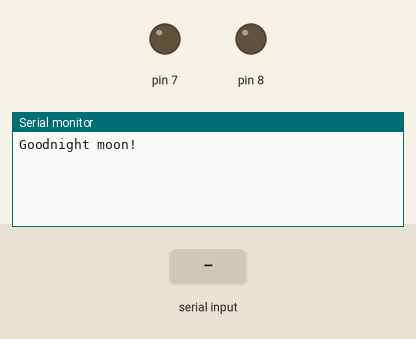
This sketch was run on a simulated Arduino Leonardo, built with avr-gcc and run on an emulated ATmega32U4. Parts: output pins drawn as LEDs (lit = HIGH), the last lines printed to the serial monitor. The inputs (shaded band) are chosen by the test bench.

Above: at 1.2 s.
1.3 s: "K\n" received over the second serial link
At 1.8 s:
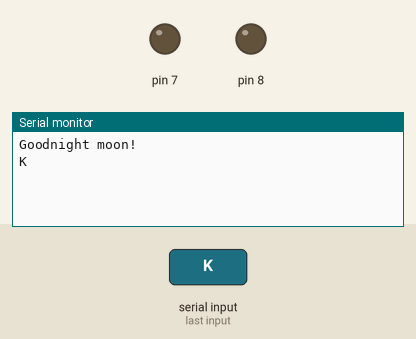
2.8 s: "0\n" received over the second serial link
At 4.0 s:
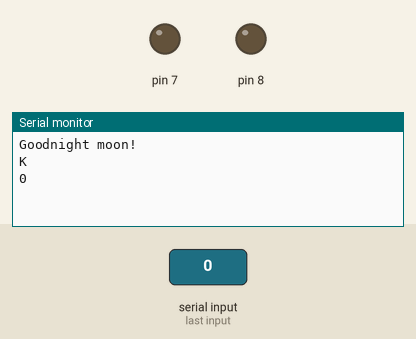
4.3 s: "L\n" received over the second serial link
At 5.3 s:
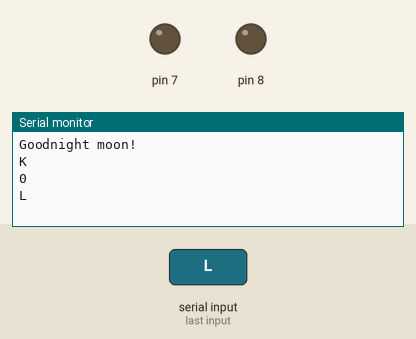

The sketch:

BluetoothOrder.ino
```cpp
#include <SoftwareSerial.h>

SoftwareSerial mySerial(2, 3); // RX, TX


void setup()
{
  // Open serial communications and wait for port to open:
  pinMode(7,OUTPUT);
  pinMode(8,OUTPUT);
  Serial.begin(9600);
  while (!Serial) {
    ; // wait for serial port to connect. Needed for Leonardo only
  }
  Serial.println("Goodnight moon!");
  // set the data rate for the SoftwareSerial port
  mySerial.begin(9600);

}

char buffer[64];
int buffer_position = 0;

void buffer_clear()
{
  int i= 0;
  for(i = 0; i< 64; i++)
    buffer[i] = 0x0;
  buffer_position = 0;
}
void loop() // run over and over
{
  if (mySerial.available()){
    char c = mySerial.read();
    if(c == '\n'){
      Serial.println(buffer);
      switch(buffer[0]){
        case 'K':
         {
            switch(buffer[1]) {
              case '0':
                Serial.print("LED 0:");
                Serial.println(buffer[5]);
                if(buffer[5] == '0')
                  digitalWrite(8, LOW);
                else
                  digitalWrite(8, HIGH);
              break;
              default:
              break;
            }
            mySerial.write("R:OK\n");
          }
        break;
        case 'L':
          {
            switch(buffer[1]) {
              case '0':
                Serial.print("LED 1:");
                Serial.println(buffer[5]);
                if(buffer[5] == '0')
                  digitalWrite(7, LOW);
                else
                  digitalWrite(7, HIGH);
              break;
              default:
              break;
            }
            mySerial.write("R:OK\n");
          }
        break;
        default:
          mySerial.write("R:FAIL\n");
        break;
      }
      buffer_clear();
    } else {
      buffer[buffer_position++] = c;
    }
  }

  if (Serial.available()){
    mySerial.write(Serial.read());
  }
}
```

Measured:
- after the input at 1.3 s, the serial monitor: prints a new line at once (image 1)
- after the input at 2.8 s, the serial monitor: prints a new line at once (image 2)
- after the input at 4.3 s, the serial monitor: prints a new line at once (image 3)
